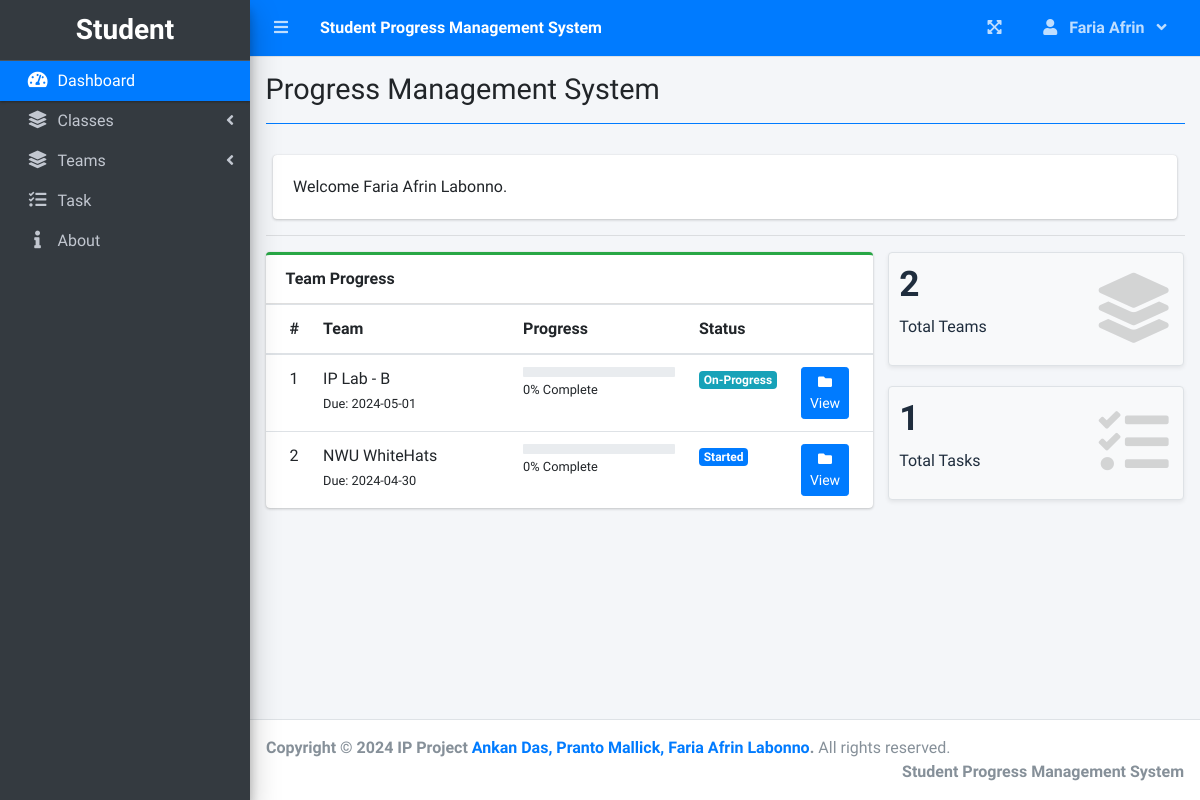
The page / (signed in) on the database as committed earlier.
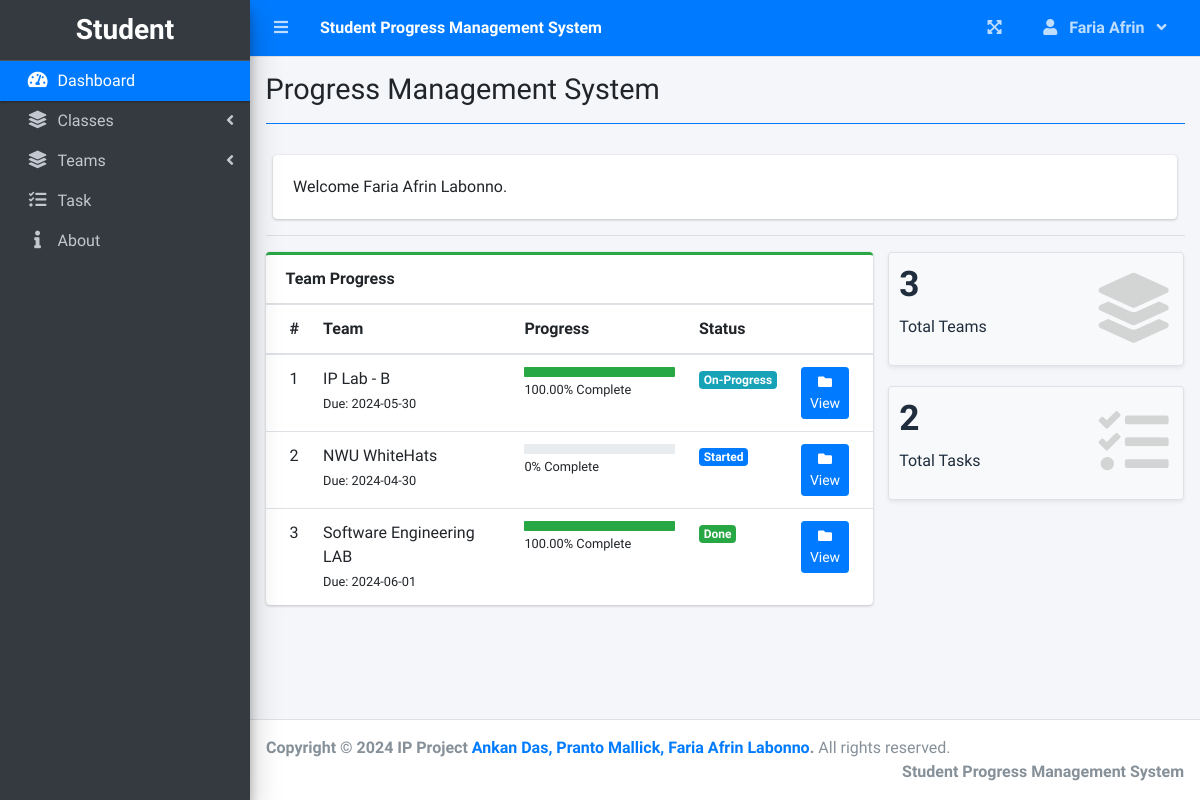
The same page on the database as committed later.
### tables this page shows
CREATE TABLE `project_list` (
  `id` int(30) NOT NULL,
  `name` varchar(200) NOT NULL,
  `description` text NOT NULL,
  `status` tinyint(2) NOT NULL,
  `start_date` date NOT NULL,
  `end_date` date NOT NULL,
  `manager_id` int(30) NOT NULL,
  `user_ids` longtext NOT NULL,
  `course_ids` text NOT NULL,
  `date_created` datetime NOT NULL DEFAULT current_timestamp()
);

### home.php (the view, shortened to what the changed rows need)
<?php include('db_connect.php') ?>
 <div class="col-12">
          <div class="card">
            <div class="card-body">
              Welcome <?php echo $_SESSION['login_name'] ?>.
            </div>
          </div>
  </div>
  <hr>
  <?php
     $where2 = "";
    if($_SESSION['login_type'] == 2){
      $where2 = " where p.manager_id = '{$_SESSION['login_id']}' ";
    }elseif($_SESSION['login_type'] == 3){
      $where2 = " where concat('[',REPLACE(p.user_ids,',','],['),']') LIKE '%[{$_SESSION['login_id']}]%' ";
    }
    ?>
      <div class="row">
        <div class="col-md-8">
        <div class="card card-outline card-success">
          <div class="card-header">
            <b>Team Progress</b>
          </div>
          <div class="card-body p-0">
            <div class="table-responsive">
              <table class="table m-0 table-hover">
                <colgroup>
                  <col width="5%">
                  <col width="40%">
                  <col width="35%">
                  <col width="10%">
                  <col width="10%">
                </colgroup>
                <thead>
                  <th>#</th>
                  <th>Team</th>
                  <th>Progress</th>
                  <th>Status</th>
                  <th></th>
                </thead>
                <tbody>
                <?php
                $i = 1;
                $stat = array("Pending","Started","On-Progress","On-Hold","Over Due","Done");
                $where = "";
                if($_SESSION['login_type'] == 2){
                  $where = " where manager_id = '{$_SESSION['login_id']}' ";
                }elseif($_SESSION['login_type'] == 3){
                  $where = " where concat('[',REPLACE(user_ids,',','],['),']') LIKE '%[{$_SESSION['login_id']}]%' ";
                }
                $qry = $conn->query("SELECT * FROM project_list $where order by name asc");
                while($row= $qry->fetch_assoc()):
                $tprog = $conn->query("SELECT * FROM task_list where project_id = {$row['id']}")->num_rows;
                $cprog = $conn->query("SELECT * FROM task_list where project_id = {$row['id']} and status = 3")->num_rows;
                $prog = $tprog > 0 ? ($cprog/$tprog) * 100 : 0;
                $prog = $prog > 0 ?  number_format($prog,2) : $prog;
                  ?>
                  <tr>
                      <td>
                         <?php echo $i++ ?>
                      </td>
                      <td>
                          <a>
                              <?php echo ucwords($row['name']) ?>
                          </a>
                          <br>
                          <small>
                              Due: <?php echo date("Y-m-d",strtotime($row['end_date'])) ?>
                          </small>
                      </td>
                      <td class="project_progress">
                          <div class="progress progress-sm">
                              <div class="progress-bar bg-green" role="progressbar" aria-valuenow="57" aria-valuemin="0" aria-valuemax="100" style="width: <?php echo $prog ?>%">
                              </div>
                          </div>
                          <small>
                              <?php echo $prog ?>% Complete
                          </small>
                      </td>
                      <td class="project-state">
                          <?php
                            if($stat[$row['status']] =='Pending'){
                              echo "<span class='badge badge-secondary'>{$stat[$row['status']]}</span>";
                            }elseif($stat[$row['status']] =='Started'){
                              echo "<span class='badge badge-primary'>{$stat[$row['status']]}</span>";
                            }elseif($stat[$row['status']] =='On-Progress'){
                              echo "<span class='badge badge-info'>{$stat[$row['status']]}</span>";
                            }elseif($stat[$row['status']] =='On-Hold'){
                              echo "<span class='badge badge-warning'>{$stat[$row['status']]}</span>";
                            }elseif($stat[$row['status']] =='Over Due'){
                              echo "<span class='badge badge-danger'>{$stat[$row['status']]}</span>";
                            }elseif($stat[$row['status']] =='Done'){
                              echo "<span class='badge badge-success'>{$stat[$row['status']]}</span>";
                            }
                          ?>
                      </td>
                      <td>
                        <a class="btn btn-primary btn-sm" href="./index.php?page=view_team&id=<?php echo $row['id'] ?>">
                              <i class="fas fa-folder">
                              </i>
                              View
                        </a>
                      </td>
                  </tr>
                <?php endwhile; ?>
                </tbody>
              </table>
            </div>
          </div>
        </div>
        </div>
        <div class="col-md-4">
          <div class="row">
          <div class="col-12 col-sm-6 col-md-12">
            <div class="small-box bg-light shadow-sm border">
              <div class="inner">
                <h3><?php echo $conn->query("SELECT * FROM project_list $where")->num_rows; ?></h3>
                <p>Total Teams</p>
              </div>
              <div class="icon">
                <i class="fa fa-layer-group"></i>
              </div>
            </div>
          </div>
           <div class="col-12 col-sm-6 col-md-12">
            <div class="small-box bg-light shadow-sm border">
              <div class="inner">
                <h3><?php echo $conn->query("SELECT t.*,p.name as pname,p.start_date,p.status as pstatus, p.end_date,p.id as pid FROM task_list t inner join project_list p on p.id = t.project_id $where2")->num_rows; ?></h3>
                <p>Total Tasks</p>
              </div>
              <div class="icon">
                <i class="fa fa-tasks"></i>
              </div>
            </div>
          </div>
      </div>
        </div>
      </div>

Rows that differ between the two databases and show on the page:
changed project_list "IP Lab - B": end_date "2024-05-01" → "2024-05-30"; prog "0" → "100.00"
added project_list: name "Software Engineering LAB", end_date "2024-06-01", prog "100.00", status "Done"
Other text that changed with them:
$conn->query("SELECT * FROM project_list $where")->num_rows: "2" → "3"
text no longer shown: "1"
text now shown: "2"
